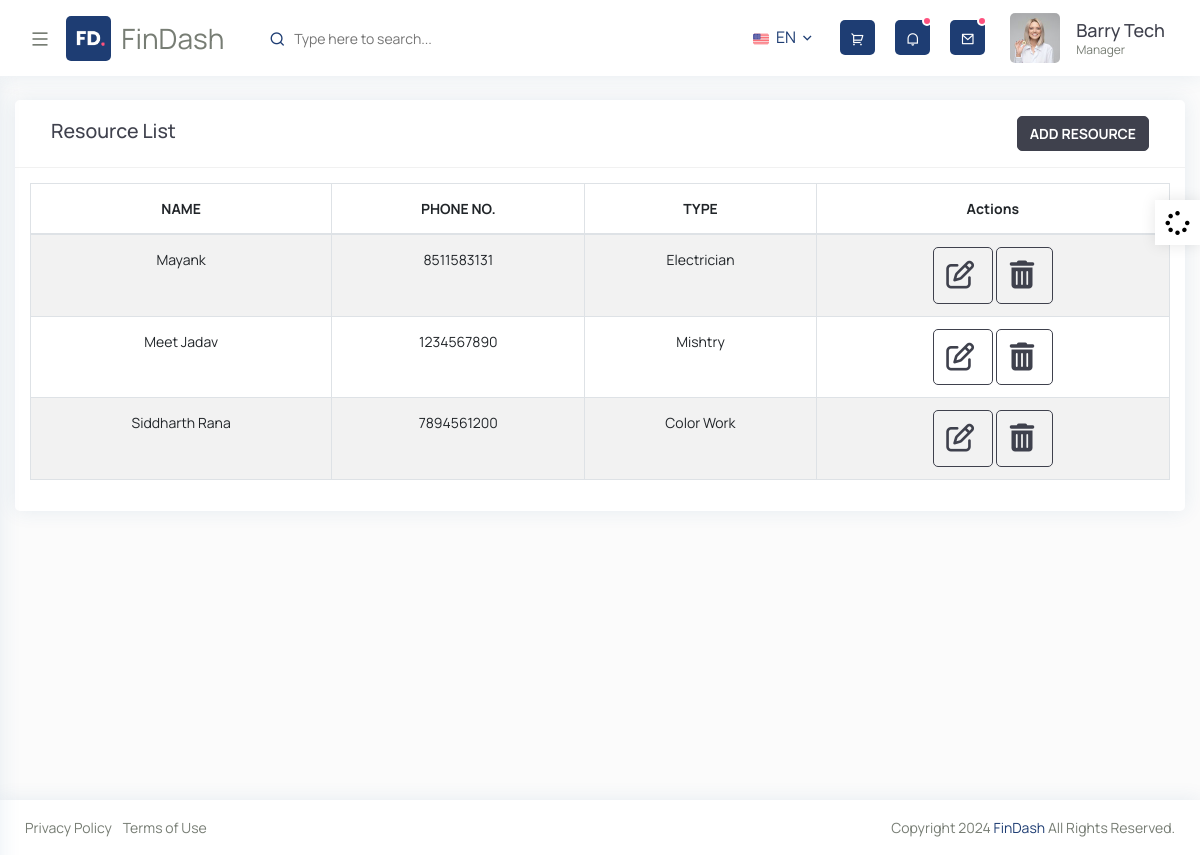
Before: /list_people with the older database file.
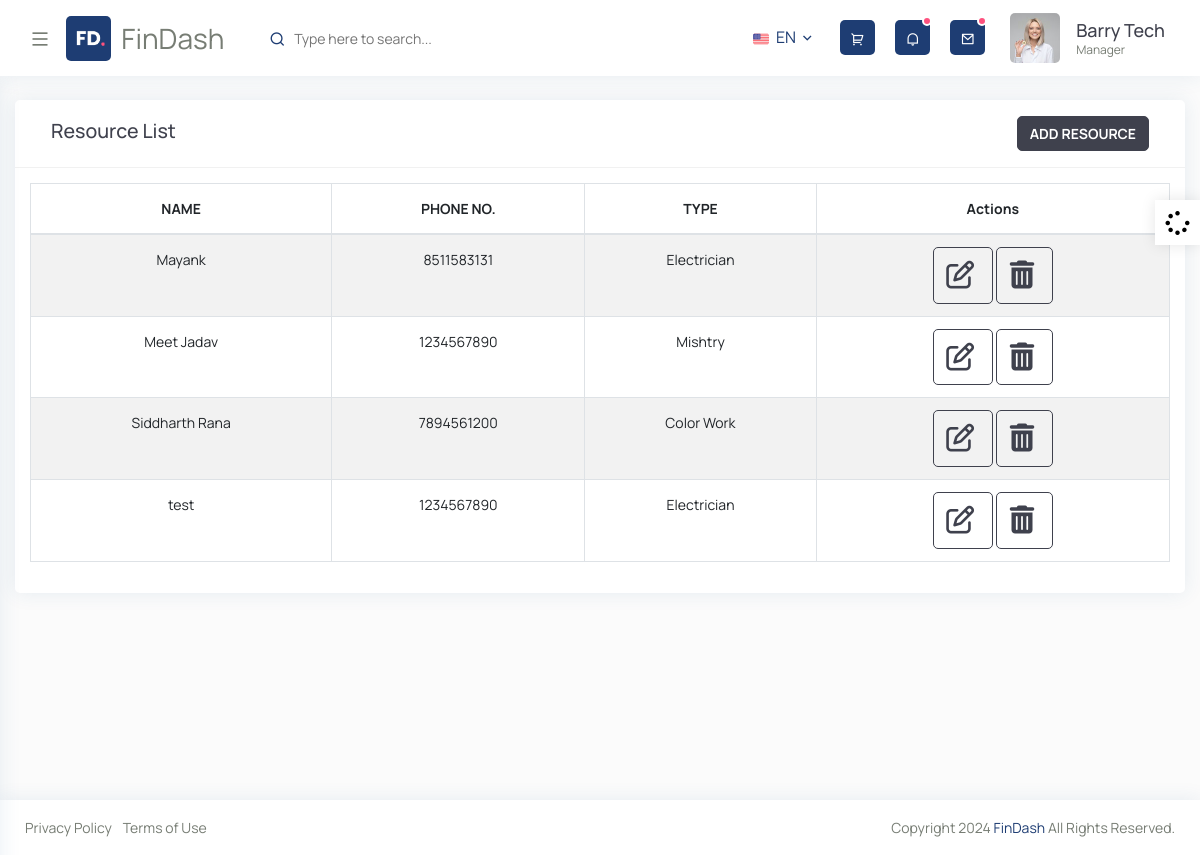
After: the same page with the newer database file.
### dashboard/models.py (models this page shows, shortened)
class People(models.Model):
    PERSON_TYPE_CHOICES = [
        ('electrician', 'Electrician'),
        ('mishtry', 'Mishtry'),
        ('color_work', 'Color Work'),
    ]
    people_name = models.CharField(max_length = 255, blank = True, null = True)
    mobile_no = models.CharField(max_length = 255, blank = True, null = True)
    people_type = models.CharField(max_length=255, blank= True, null = True, choices=PERSON_TYPE_CHOICES)

### dashboard/views.py (the view)
# urls.py: path('list_people', views.people_list, name='people_list'),
def people_list(request):
    all_people = People.objects.all()
    context = {
        'parent' : 'people',
        'segment' : 'listOf_people',
        'people': all_people
    }
    return render(request, 'dashboard/list_people.html', context=context)

### templates/dashboard/list_people.html (shortened to what this page needs)
{% extends 'layouts/base.html' %}
{% load static %}
{% block extrahead %}
<link rel="stylesheet" href="path/to/font-awesome/css/font-awesome.min.css">
<link rel="stylesheet" href="https://cdn.datatables.net/2.0.0/css/dataTables.dataTables.css" />
{% endblock extrahead %}
{% block content %}
  <div id="content-page" class="content-page">
   <div class="container-fluid">
      <div class="row">
         <div class="col-sm-12">
            <div class="iq-card">
               <div class="iq-card-header">
                  <div class="iq-header-title d-flex justify-content-between p-3">
                     <h4 class="card-title">Resource List</h4>
                     <a href="{% url 'add_people' %}" class="btn btn-dark bg-gradient-primary font-weight-bold">
                        ADD RESOURCE
                     </a>
                  </div>
               </div>
               <div class="iq-card-body">
                  <div class="table-responsive">
                     <table id="datatable" class="table table-striped table-bordered" >
                        <thead>
                           <tr >
                              <th class="text-center">NAME</th>
                              <th class="text-center">PHONE NO.</th>
                              <th class="text-center">TYPE</th>
                              <th class="text-center">Actions</th>
                           </tr>
                        </thead>
                        <tbody>
                           {% for person in people %}
                           <tr>
                              <td class="text-center">{{ person.people_name }}</td>
                              <td class="text-center">{{ person.mobile_no }}</td>
                              <td class="text-center">{{ person.get_people_type_display }}</td>
                              <td class="text-center">
                                 <button class="btn btn-outline-dark" style="padding: 0.8rem 0.8rem;" onclick="editHospital({{ hospital.id }})">
                                    <i class="fa fa-edit fa-2x"></i>
                                 </button>
                                 <a href="#" class="btn btn-outline-dark" style="padding: 0.8rem 0.8rem;">
                                    <i class="fa fa-trash fa-2x"></i>
                                 </a>
                              </td>
                           </tr>
                           {% endfor %}
                        </tbody>
                     </table>
                  </div>
               </div>
            </div>
         </div>
      </div>
   </div>
</div>
{% endblock content %}

Changed rows visible on the page:
added People: people_name "test", mobile_no "1234567890", people_type "Electrician"
